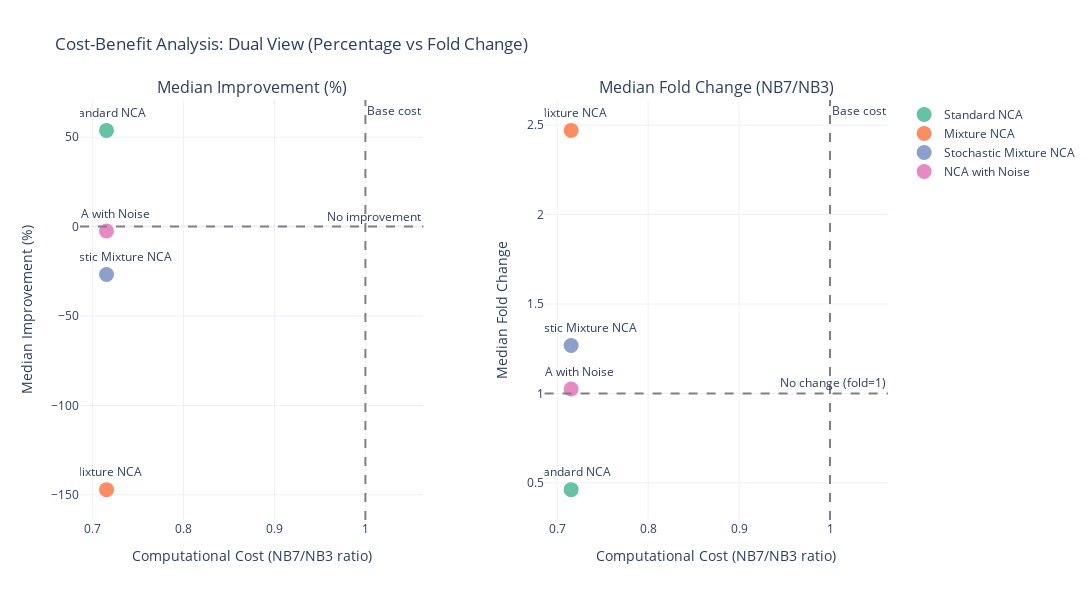

Notebook source saved alongside this figure:
### Code cell
# Display cost-benefit analysis with dual visualization: percentage and fold change
from plotly.subplots import make_subplots

# Create subplots: one for percentage improvement, one for fold change
fig = make_subplots(
    rows=1, cols=2,
    subplot_titles=('Median Improvement (%)', 'Median Fold Change (NB7/NB3)'),
    horizontal_spacing=0.15
)

# Color mapping for models
colors = px.colors.qualitative.Set2

for idx, (_, row) in enumerate(cost_benefit_df.iterrows()):
    median_imp = row.get('Median Improvement (%)', np.nan)
    median_fold = row.get('Median Fold Change (NB7/NB3)', np.nan)
    cost = row['Computational Cost (NB7/NB3)']
    model_name = row['Model Type']
    color = colors[idx % len(colors)]
    
    if pd.isna(median_imp):
        continue
    
    # Left plot: Percentage improvement
    fig.add_trace(
        go.Scatter(
            x=[cost],
            y=[median_imp],
            mode='markers+text',
            name=model_name,
            marker=dict(size=15, color=color),
            text=[model_name],
            textposition="top center",
            showlegend=True,
            hovertemplate=f"<b>{model_name}</b><br>" +
                          f"Median Improvement: {median_imp:.2f}%<br>" +
                          f"Median Fold Change: {median_fold:.3f}x<br>" +
                          f"Cost: {cost:.3f}x<br>" +
                          f"Efficiency: {row.get('Efficiency (Median % / Cost)', np.nan):.2f}<br>" +
                          "<extra></extra>"
        ),
        row=1, col=1
    )
    
    # Right plot: Fold change
    fig.add_trace(
        go.Scatter(
            x=[cost],
            y=[median_fold],
            mode='markers+text',
            name=model_name,
            marker=dict(size=15, color=color),
            text=[model_name],
            textposition="top center",
            showlegend=False,  # Avoid duplicate legend
            hovertemplate=f"<b>{model_name}</b><br>" +
                          f"Median Fold Change: {median_fold:.3f}x<br>" +
                          f"Median Improvement: {median_imp:.2f}%<br>" +
                          f"Cost: {cost:.3f}x<br>" +
                          "<extra></extra>"
        ),
        row=1, col=2
    )

# Update axes
fig.update_xaxes(title_text="Computational Cost (NB7/NB3 ratio)", row=1, col=1)
fig.update_xaxes(title_text="Computational Cost (NB7/NB3 ratio)", row=1, col=2)
fig.update_yaxes(title_text="Median Improvement (%)", row=1, col=1)
fig.update_yaxes(title_text="Median Fold Change", row=1, col=2)

# Add reference lines
fig.add_hline(y=0, line_dash="dash", line_color="gray", 
              annotation_text="No improvement", row=1, col=1)
fig.add_vline(x=1, line_dash="dash", line_color="gray", 
              annotation_text="Base cost", row=1, col=1)
fig.add_hline(y=1, line_dash="dash", line_color="gray", 
              annotation_text="No change (fold=1)", row=1, col=2)
fig.add_vline(x=1, line_dash="dash", line_color="gray", 
              annotation_text="Base cost", row=1, col=2)

fig.update_layout(
    title_text='Cost-Benefit Analysis: Dual View (Percentage vs Fold Change)',
    width=1400,
    height=600,
    template='plotly_white',
    hovermode='closest'
)

fig.show()

# Print summary emphasizing fold change
print("\n" + "="*80)
print("Interpretation: Focus on Fold Change (more interpretable than percentages)")
print("="*80)
print("\nFor 'lower is better' metrics:")
print("  - Fold Change < 1.0 = NB7 is BETTER than NB3 (improvement)")
print("  - Fold Change > 1.0 = NB7 is WORSE than NB3 (degradation)")
print("  - Fold Change = 1.0 = No change")
print("\nExamples:")
for _, row in cost_benefit_df.iterrows():
    fold = row.get('Median Fold Change (NB7/NB3)', np.nan)
    if not pd.isna(fold):
        status = "IMPROVEMENT" if fold < 1.0 else "DEGRADATION" if fold > 1.0 else "= NO CHANGE"
        print(f"  {row['Model Type']:<30} Fold: {fold:.3f}x → {status}")
print("="*80)

### Figure 1 — Plotly figure (JSON) as saved in the notebook; plotly's stock layout.template omitted (floating-point values rounded to 4 significant figures)
{"data": [{"hovertemplate": "<b>Standard NCA</b><br>Median Improvement: 53.82%<br>Median Fold Change: 0.462x<br>Cost: 0.715x<br>Efficiency: 75.24<br><extra></extra>", "marker": {"color": "rgb(102,194,165)", "size": 15}, "mode": "markers+text", "name": "Standard NCA", "showlegend": true, "text": ["Standard NCA"], "textposition": "top center", "type": "scatter", "x": [0.7153], "xaxis": "x", "y": [53.82], "yaxis": "y"}, {"hovertemplate": "<b>Standard NCA</b><br>Median Fold Change: 0.462x<br>Median Improvement: 53.82%<br>Cost: 0.715x<br><extra></extra>", "marker": {"color": "rgb(102,194,165)", "size": 15}, "mode": "markers+text", "name": "Standard NCA", "showlegend": false, "text": ["Standard NCA"], "textposition": "top center", "type": "scatter", "x": [0.7153], "xaxis": "x2", "y": [0.4618], "yaxis": "y2"}, {"hovertemplate": "<b>Mixture NCA</b><br>Median Improvement: -147.11%<br>Median Fold Change: 2.471x<br>Cost: 0.715x<br>Efficiency: -205.66<br><extra></extra>", "marker": {"color": "rgb(252,141,98)", "size": 15}, "mode": "markers+text", "name": "Mixture NCA", "showlegend": true, "text": ["Mixture NCA"], "textposition": "top center", "type": "scatter", "x": [0.7153], "xaxis": "x", "y": [-147.1], "yaxis": "y"}, {"hovertemplate": "<b>Mixture NCA</b><br>Median Fold Change: 2.471x<br>Median Improvement: -147.11%<br>Cost: 0.715x<br><extra></extra>", "marker": {"color": "rgb(252,141,98)", "size": 15}, "mode": "markers+text", "name": "Mixture NCA", "showlegend": false, "text": ["Mixture NCA"], "textposition": "top center", "type": "scatter", "x": [0.7153], "xaxis": "x2", "y": [2.471], "yaxis": "y2"}, {"hovertemplate": "<b>Stochastic Mixture NCA</b><br>Median Improvement: -26.83%<br>Median Fold Change: 1.268x<br>Cost: 0.715x<br>Efficiency: -37.51<br><extra></extra>", "marker": {"color": "rgb(141,160,203)", "size": 15}, "mode": "markers+text", "name": "Stochastic Mixture NCA", "showlegend": true, "text": ["Stochastic Mixture NCA"], "textposition": "top center", "type": "scatter", "x": [0.7153], "xaxis": "x", "y": [-26.83], "yaxis": "y"}, {"hovertemplate": "<b>Stochastic Mixture NCA</b><br>Median Fold Change: 1.268x<br>Median Improvement: -26.83%<br>Cost: 0.715x<br><extra></extra>", "marker": {"color": "rgb(141,160,203)", "size": 15}, "mode": "markers+text", "name": "Stochastic Mixture NCA", "showlegend": false, "text": ["Stochastic Mixture NCA"], "textposition": "top center", "type": "scatter", "x": [0.7153], "xaxis": "x2", "y": [1.268], "yaxis": "y2"}, {"hovertemplate": "<b>NCA with Noise</b><br>Median Improvement: -2.48%<br>Median Fold Change: 1.025x<br>Cost: 0.715x<br>Efficiency: -3.47<br><extra></extra>", "marker": {"color": "rgb(231,138,195)", "size": 15}, "mode": "markers+text", "name": "NCA with Noise", "showlegend": true, "text": ["NCA with Noise"], "textposition": "top center", "type": "scatter", "x": [0.7153], "xaxis": "x", "y": [-2.481], "yaxis": "y"}, {"hovertemplate": "<b>NCA with Noise</b><br>Median Fold Change: 1.025x<br>Median Improvement: -2.48%<br>Cost: 0.715x<br><extra></extra>", "marker": {"color": "rgb(231,138,195)", "size": 15}, "mode": "markers+text", "name": "NCA with Noise", "showlegend": false, "text": ["NCA with Noise"], "textposition": "top center", "type": "scatter", "x": [0.7153], "xaxis": "x2", "y": [1.025], "yaxis": "y2"}], "layout": {"annotations": [{"font": {"size": 16}, "showarrow": false, "text": "Median Improvement (%)", "x": 0.2125, "xanchor": "center", "xref": "paper", "y": 1, "yanchor": "bottom", "yref": "paper"}, {"font": {"size": 16}, "showarrow": false, "text": "Median Fold Change (NB7/NB3)", "x": 0.7875, "xanchor": "center", "xref": "paper", "y": 1, "yanchor": "bottom", "yref": "paper"}, {"showarrow": false, "text": "No improvement", "x": 1, "xanchor": "right", "xref": "x domain", "y": 0, "yanchor": "bottom", "yref": "y"}, {"showarrow": false, "text": "Base cost", "x": 1, "xanchor": "left", "xref": "x", "y": 1, "yanchor": "top", "yref": "y domain"}, {"showarrow": false, "text": "No change (fold=1)", "x": 1, "xanchor": "right", "xref": "x2 domain", "y": 1, "yanchor": "bottom", "yref": "y2"}, {"showarrow": false, "text": "Base cost", "x": 1, "xanchor": "left", "xref": "x2", "y": 1, "yanchor": "top", "yref": "y2 domain"}], "height": 600, "hovermode": "closest", "shapes": [{"line": {"color": "gray", "dash": "dash"}, "type": "line", "x0": 0, "x1": 1, "xref": "x domain", "y0": 0, "y1": 0, "yref": "y"}, {"line": {"color": "gray", "dash": "dash"}, "type": "line", "x0": 1, "x1": 1, "xref": "x", "y0": 0, "y1": 1, "yref": "y domain"}, {"line": {"color": "gray", "dash": "dash"}, "type": "line", "x0": 0, "x1": 1, "xref": "x2 domain", "y0": 1, "y1": 1, "yref": "y2"}, {"line": {"color": "gray", "dash": "dash"}, "type": "line", "x0": 1, "x1": 1, "xref": "x2", "y0": 0, "y1": 1, "yref": "y2 domain"}], "title": {"text": "Cost-Benefit Analysis: Dual View (Percentage vs Fold Change)"}, "width": 1400, "xaxis": {"anchor": "y", "domain": [0, 0.425], "title": {"text": "Computational Cost (NB7/NB3 ratio)"}}, "xaxis2": {"anchor": "y2", "domain": [0.575, 1], "title": {"text": "Computational Cost (NB7/NB3 ratio)"}}, "yaxis": {"anchor": "x", "domain": [0, 1], "title": {"text": "Median Improvement (%)"}}, "yaxis2": {"anchor": "x2", "domain": [0, 1], "title": {"text": "Median Fold Change"}}}}
